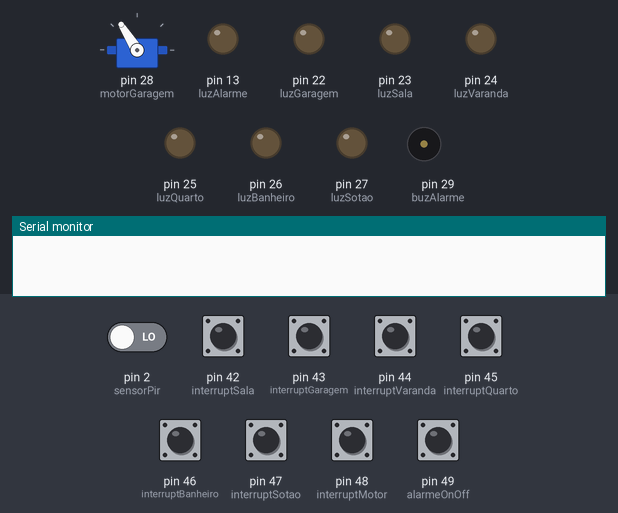
Recording of a sketch running on a simulated Arduino Mega 2560, built with avr-gcc and run on an emulated ATmega2560. Shown: servo, output pins drawn as LEDs (lit = HIGH), buzzer (waves = sounding, pin HIGH), the last lines printed to the serial monitor. The test bench sets the inputs (shaded band); at power-on: pin 42 (interruptSala), pin 43 (interruptGaragem), pin 44 (interruptVaranda), pin 45 (interruptQuarto), pin 46 (interruptBanheiro), pin 47 (interruptSotao), pin 48 (interruptMotor), pin 49 (alarmeOnOff) HIGH, pin 2 (sensorPir) LOW.

Above: at 1.2 s.
1.3 s: pin 42 (interruptSala) pulled LOW for 1 s
At 3.3 s:
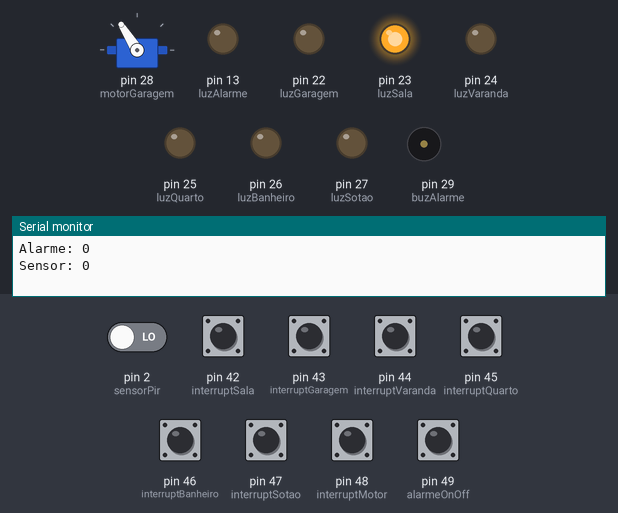
3.8 s: pin 43 (interruptGaragem) pulled LOW for 0.25 s
At 4.6 s:
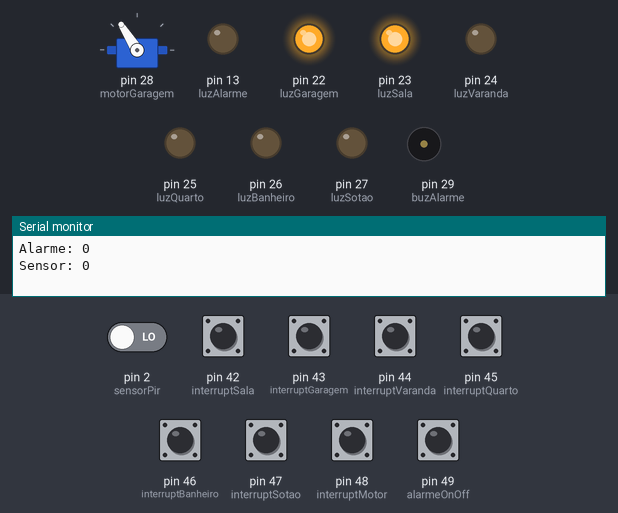
5.5 s: pin 44 (interruptVaranda) pulled LOW for 0.25 s
At 7.0 s:
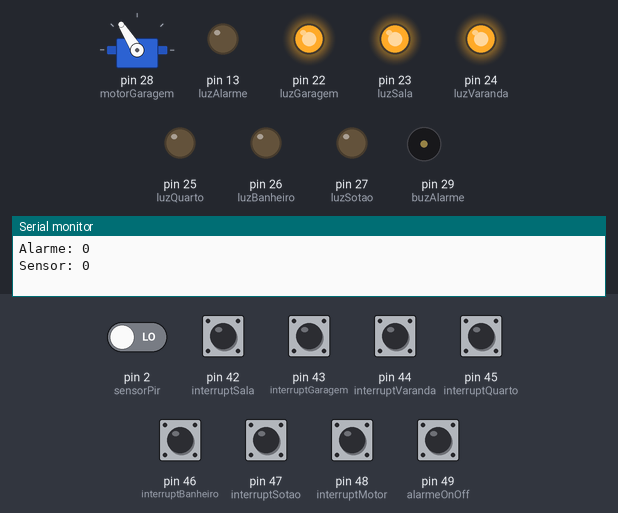
7.3 s: pin 45 (interruptQuarto) pulled LOW for 0.25 s
At 8.4 s:
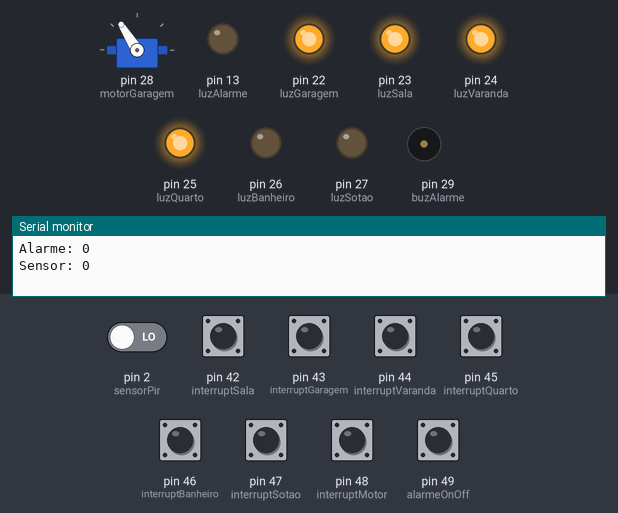
9.0 s: pin 46 (interruptBanheiro) pulled LOW for 0.25 s
At 9.7 s:
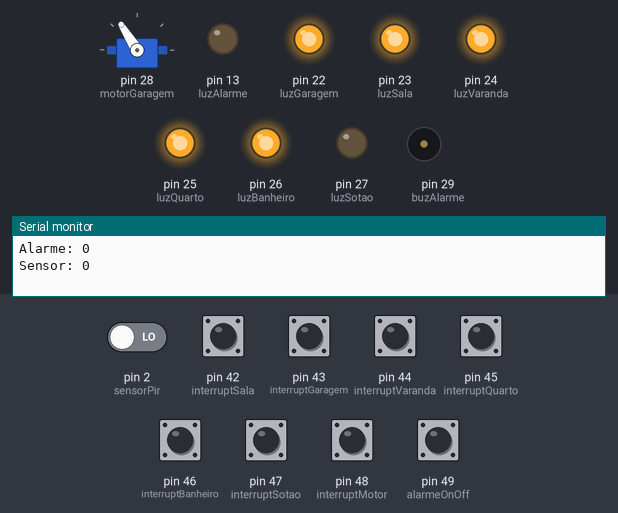
10.8 s: pin 47 (interruptSotao) pulled LOW for 0.25 s
At 12.2 s:
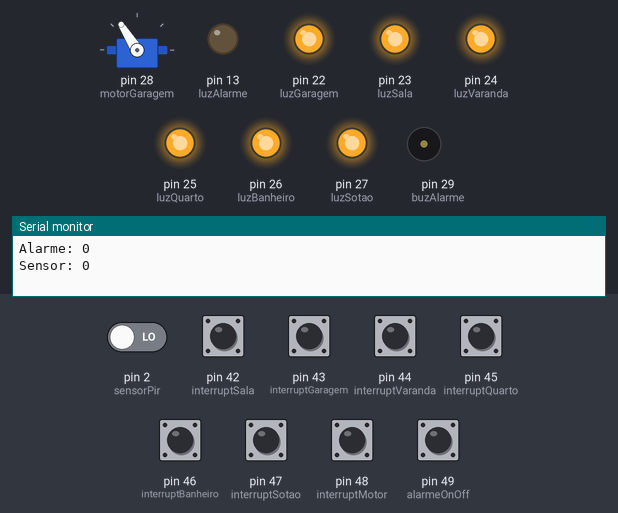
Timing chart, 0 to 13.6 s (numbered marks = the images above; inputs shaded):
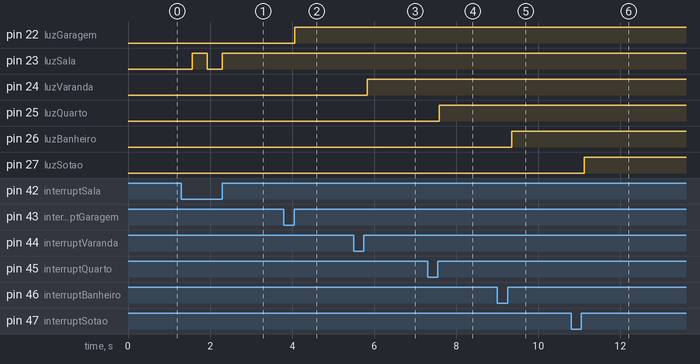

The sketch:

CasaAut1.ino
```cpp
// Mini Casa Automatizada 01
// com Arduino Mega
/*---------------------------------------------------------
  Automação Com Arduino - Domótica - Parte I - Código 001
  ---------------------------------------------------------
  Mini Casa Automatizada com Arduino Mega

  Material usando:
  01. 1x Mini Casa em MDF
  02. 1x Palca Arduino Mega
  03. 1x Protoboard 400 furos
  04. 1x Protoboard 830 furos
  05. 1x Módulo fonte para Protoborad
  06. 1x Fonte 12V 1A(ou mais)
  07. 6x Resistor de 220R
  08. 6x LED Branco Difuso 5mm
  09. 1x Buzzer Ativo
  10. 1x Micro Servo Motor S90 9G
  11. 1x Sensor PIR de Presença HC-SR501
  12. 8x PushButton
  13. Alguns Jumpers (M-M), (M-F) e (F-F)

  ------------------------------------------------
  Criado por: Fábio Meneghetti Ugulino de Araújo
  Em: Outubro de 2023
  -------------------------------------------------*/

#include <Servo.h>

int luzAlarme = 13;                     // Usa o pino digital 13 para a luz do Alarme
int sensorPir = 2;                      // Usa o pino digital 2 para o sensor de presença
int luzGaragem = 22;                    // Usa o pino digital 22 para a luz da Garagem
int luzSala = 23;                       // Usa o pino digital 23 para a luz da Sala
int luzVaranda = 24;                    // Usa o pino digital 24 para a luz da Varanda
int luzQuarto = 25;                     // Usa o pino digital 25 para a luz do Quarto
int luzBanheiro = 26;                   // Usa o pino digital 26 para a luz do Banheiro
int luzSotao = 27;                      // Usa o pino digital 27 para a luz do Sotão
int motorGaragem = 28;                  // Usa o pino digital 28 para o motor da Garagem
int buzAlarme = 29;                     // Usa o pino digital 29 para a Busina do Alarme
// São usados pushbuttons como interuptores físicos
int interruptSala = 42;                 // Usa o pino digital 42 para interruptor da luz da Sala
int interruptGaragem = 43;              // Usa o pino digital 43 para interruptor da luz da Garagem
int interruptVaranda = 44;              // Usa o pino digital 44 para interruptor da luz da Varanda
int interruptQuarto = 45;               // Usa o pino digital 45 para interruptor da luz do Quarto
int interruptBanheiro = 46;             // Usa o pino digital 46 para interruptor da luz do Banherio
int interruptSotao = 47;                // Usa o pino digital 47 para interruptor da luz do Sotão
int interruptMotor = 48;                // Usa o pino digital 48 para interruptor do Portão da Garagem
int alarmeOnOff = 49;                   // Usa o pino digital 49 para ativa/desativar o alarme

Servo servoGaragem;             		    // Cria 'Objeto' para manipulação do Servomotor

int estadoSala = LOW;                   // Variável para ligar/desligar a luz da Sala
int estadoGaragem = LOW;                // Variável para ligar/desligar a luz da Garagem
int estadoVaranda = LOW;                // Variável para ligar/desligar a luz da Varanda
int estadoQuarto = LOW;                 // Variável para ligar/desligar a luz do Quarto
int estadoBanheiro = LOW;               // Variável para ligar/desligar a luz do Banheiro
int estadoSotao = LOW;                  // Variável para ligar/desligar a luz do Sotão
int estadoServo = LOW;                  // Variável para abrir/fechar o Portão da Garagem
int estadoAlarme = LOW;                 // Variável para ativar/desativar o Alarme

int tempoDebounce = 100;                // Tempo usado para evitar o efeito bounce nos pushbuttons


void setup()
{
  Serial.begin(9600);                         // Initializa a comunicação com Monitor serial
  servoGaragem.attach(motorGaragem);	        // Configura a conexão do pino usado para controlar o Servo
  servoGaragem.write(122);                    // Inicia com o portao fechado (122º)
  pinMode(sensorPir, INPUT);                  // Configura o pino do sensor de presença como ENTRADA
  pinMode(luzAlarme, OUTPUT);                 // Configura o pino da luz do Alarme como SAÍDA
  pinMode(luzSala, OUTPUT);                   // Configura o pino da luz da Sala como SAÍDA
  pinMode(luzGaragem, OUTPUT);                // Configura o pino da luz da Garagem como SAÍDA
  pinMode(luzVaranda, OUTPUT);                // Configura o pino da luz da Varanda como SAÍDA
  pinMode(luzQuarto, OUTPUT);                 // Configura o pino da luz do Quarto como SAÍDA
  pinMode(luzBanheiro, OUTPUT);               // Configura o pino da luz do Banheiro como SAÍDA
  pinMode(luzSotao, OUTPUT);                  // Configura o pino da luz do Sotão como SAÍDA
  pinMode(buzAlarme, OUTPUT);                 // Configura o pino do buzzer como SAÍDA
  pinMode(interruptSala, INPUT_PULLUP);       // Configura o pino do interruptor da luz da Sala como ENTRADA PullUp
  pinMode(interruptGaragem, INPUT_PULLUP);    // Configura o pino do interruptor da luz da Garagem como ENTRADA PullUp
  pinMode(interruptVaranda, INPUT_PULLUP);    // Configura o pino do interruptor da luz da Varanda como ENTRADA PullUp
  pinMode(interruptQuarto, INPUT_PULLUP);     // Configura o pino do interruptor da luz do Quarto como ENTRADA PullUp
  pinMode(interruptBanheiro, INPUT_PULLUP);   // Configura o pino do interruptor da luz do Banheiro como ENTRADA PullUp
  pinMode(interruptSotao, INPUT_PULLUP);      // Configura o pino do interruptor da luz do Sotão como ENTRADA PullUp
  pinMode(interruptMotor, INPUT_PULLUP);      // Configura o pino do interruptor da Motor do Portão como ENTRADA PullUp
  pinMode(alarmeOnOff, INPUT_PULLUP);         // Configura o pino do interruptor de ativação do Alarme como ENTRADA PullUp
}

void loop()
{
  // Controle do Portão da Garagem
  if (!digitalRead(interruptMotor)) {		      // SE o botão for pressionado
      estadoServo = !estadoServo;       	    // ENTÃO, alterna o estado entre 0 e 1
      delay(tempoDebounce);							      // Espera para o debouncing
      exibir();                               // Exibe estados no Monitor Serial
    }
  if (estadoServo == 0) {
    servoGaragem.write(122);       			      // Movimenta o Servo para 122 graus
  }
  if (estadoServo == 1) {
    servoGaragem.write(25);       			      // Movimenta o Servo para 25 graus
  }

  // Controle da Luz da Cozinha
  if (!digitalRead(interruptSala)){   	      // SE o interruptor for pressionada,
    estadoSala = !estadoSala;                 // ENTÃO, inverte o valor da variável de estado
    delay(tempoDebounce);                 		// Espera para o debouncing
    exibir();                                 // Exibe estados no Monitor Serial
      }
  digitalWrite(luzSala, estadoSala); 	        // Liga ou desliga a luz

  // Controle da Luz da Garagem
  if (!digitalRead(interruptGaragem)){   	    // SE o interruptor for pressionada,
    estadoGaragem = !estadoGaragem;           // ENTÃO, inverte o valor da variável de estado
    delay(tempoDebounce);                 		// Espera para o debouncing
    exibir();                                 // Exibe estados no Monitor Serial
  }
  digitalWrite(luzGaragem, estadoGaragem); 	  // Liga ou desliga a luz

  // Controle da Luz da Varanda
  if (!digitalRead(interruptVaranda)){   	    // SE o interruptor for pressionada,
    estadoVaranda = !estadoVaranda;           // ENTÃO, inverte o valor da variável de estado
    delay(tempoDebounce);                 		// Espera para o debouncing
    exibir();                                 // Exibe estados no Monitor Serial
  }
  digitalWrite(luzVaranda, estadoVaranda); 	  // Liga ou desliga a luz

  // Controle da Luz da Sala
  if (!digitalRead(interruptQuarto)){   		  // SE o interruptor for pressionada,
    estadoQuarto = !estadoQuarto;         		// ENTÃO, inverte o valor da variável de estado
    delay(tempoDebounce);                 		// Espera para o debouncing
    exibir();                                 // Exibe estados no Monitor Serial
  }
  digitalWrite(luzQuarto, estadoQuarto); 		  // Liga ou desliga a luz

  // Controle da Luz da Quarto
  if (!digitalRead(interruptBanheiro)){   		// SE o interruptor for pressionada,
    estadoBanheiro = !estadoBanheiro;         // ENTÃO, inverte o valor da variável de estado
    delay(tempoDebounce);                 		// Espera para o debouncing
    exibir();                                 // Exibe estados no Monitor Serial
  }
  digitalWrite(luzBanheiro, estadoBanheiro); 	// Liga ou desliga a luz

  // Controle da Luz da Sotao
  if (!digitalRead(interruptSotao)){   		    // SE o interruptor for pressionada,
    estadoSotao = !estadoSotao;         	    // ENTÃO, inverte o valor da variável de estado
    delay(tempoDebounce);                 		// Espera para o debouncing
    exibir();                                 // Exibe estados no Monitor Serial
  }
  digitalWrite(luzSotao, estadoSotao); 		    // Liga ou desliga a luz

  // Alarme de invasão
  if (!digitalRead(alarmeOnOff)){   		      // SE o interruptor for pressionada,
    estadoAlarme = !estadoAlarme;         	  // ENTÃO, inverte o valor da variável de estado
    delay(tempoDebounce);                 		// Espera para o debouncing
    exibir();                                 // Exibe estados no Monitor Serial
    digitalWrite (luzAlarme, estadoAlarme); } // Liga luz indicativa de que o alarme esta ativado

  if (estadoAlarme == LOW) {                  // SE o alarme estiver desligado,
    digitalWrite (buzAlarme, LOW); }          // Não soa o apito do alarme
  if (digitalRead(sensorPir) == HIGH && estadoAlarme == HIGH) { // SE o alarme estiver ligado
                                                                // E for detectado movimento
    exibir();                                 // Exibe estados no Monitor Serial
    digitalWrite (buzAlarme, HIGH);           // ENTÃO, Soa o alarme. Ligando a buzina,
    delay(100);                               // Esperando um tempo,
    digitalWrite (buzAlarme, LOW);            // Desligando a buzina, e
    delay(60); }                              // Esperando mais um tempo, para gerar um bipe
delay(200);
}

void exibir() {                   // Função que exibe o estado lógico dos interruptores e sensores no Monitor Serial
Serial.print("Portao: ");
Serial.println(estadoServo);
Serial.print("Luz Varanda: ");
Serial.println(estadoVaranda);
Serial.print("Luz Sala: ");
Serial.println(estadoSala);
Serial.print("Luz Garagem: ");
Serial.println(estadoGaragem);
Serial.print("Luz Quarto: ");
Serial.println(estadoQuarto);
Serial.print("Luz Banheiro: ");
Serial.println(estadoBanheiro);
Serial.print("Luz Sotao: ");
Serial.println(estadoSotao);
Serial.print("Alarme: ");
Serial.println(estadoAlarme);
Serial.print("Sensor: ");
Serial.println(digitalRead(sensorPir));
Serial.println(" ");
}
```

Measured:
- after the input at 1.3 s, pin 23 (luzSala): LOW → HIGH after 0.27 s, → LOW 0.36 s later, → HIGH 0.36 s later
- after the input at 3.8 s, pin 22 (luzGaragem): LOW → HIGH after 0.26 s
- after the input at 5.5 s, pin 24 (luzVaranda): LOW → HIGH after 0.33 s
- after the input at 7.3 s, pin 25 (luzQuarto): LOW → HIGH after 0.29 s
- after the input at 9.0 s, pin 26 (luzBanheiro): LOW → HIGH after 0.36 s
- after the input at 10.8 s, pin 27 (luzSotao): LOW → HIGH after 0.32 s
